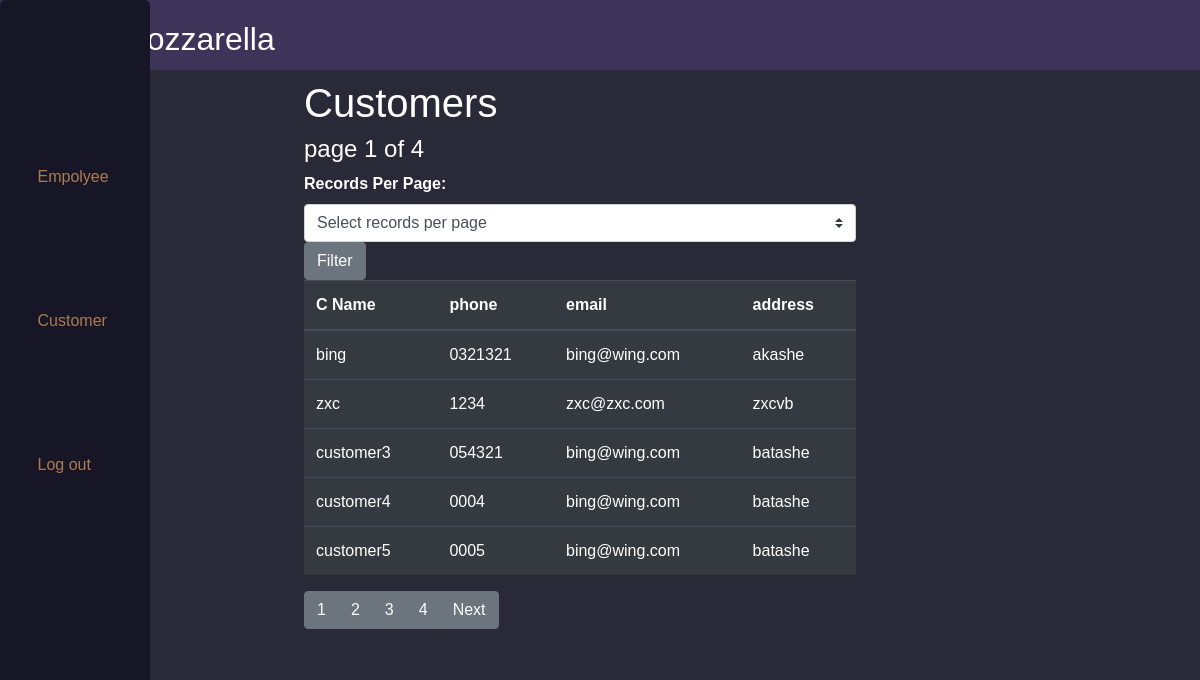
/admin_cus.php, run on the app's committed database.
### tables this page shows
CREATE TABLE `customers` (
  `id` int(5) NOT NULL,
  `cus_name` varchar(60) NOT NULL,
  `cus_phone_number` varchar(14) NOT NULL,
  `cus_password` varchar(60) NOT NULL,
  `cus_email` varchar(60) NOT NULL,
  `cus_address` text NOT NULL,
  `cus_total_spending` int(6) DEFAULT NULL
);

### admin_cus.php (the view, shortened to what this page needs)
<?php
require "includes/db_connect.inc.php";
$i = 0;
$j = 5;
$sql = "select cus_name, cus_phone_number, cus_email, cus_address from customers LIMIT $i, $j;";
$result = mysqli_query($conn, $sql);
$sqlTotalRows = "select count(*) as total_rows from customers;";
$rowCount = mysqli_fetch_assoc(mysqli_query($conn, $sqlTotalRows));
$pgNmbr = ceil($rowCount['total_rows'] / $j);
?>
<!DOCTYPE html>
<head>
    <link rel="stylesheet" href="https://cdnjs.cloudflare.com/ajax/libs/font-awesome/5.14.0/css/all.min.css" />
    <link rel="stylesheet" href="https://maxcdn.bootstrapcdn.com/bootstrap/4.5.2/css/bootstrap.min.css">
    <link rel="stylesheet" href="CSS/adminStyle.css">
</head>
<body class="index-pages">
    <header>
        <h2 style="margin-left: 10%;">Mozzarella</h2>
    </header>
<div >
<div class="bar">
      <a href="admin_emp.php?emp=empname&type=admin">Empolyee</a>
      <a href="admin_cus.php?emp=empname&type=admin">Customer</a>
      <a href="logout.php">Log out</a>
    </div>
    <div class="columns">
        <div class="admin_pages">
          <h1>Customers</h1>
          <h4>page <?php echo ($i/$j)+1; ?> of <?php echo $pgNmbr; ?> </h4>
          <div class="per_page_control ">
            <label style="color:white; font-weight: bold;">Records Per Page: </label>
            <form action="<?php echo $_SERVER['PHP_SELF']; ?>" method="post">
          <select name="records_per_page" class="custom-select">
            <option value="" disabled selected>Select records per page</option>
          </select>
          <button type="submit" name="perpg_btn" class="btn btn-secondary" value="submit">Filter</button>
          <table class="table table-dark">
              <thead>
                <tr>
                  <th>C Name</th>
                  <th>phone</th>
                  <th>email</th>
                  <th>address</th>
                </tr>
              </thead>
              <tbody>
                <?php while($row = mysqli_fetch_assoc($result)){ ?>
                  <tr>
                    <td><?php echo $row['cus_name']; ?></td>
                    <td><?php echo $row['cus_phone_number']; ?></td>
                    <td><?php echo $row['cus_email']; ?></td>
                    <td><?php echo $row['cus_address']; ?></td>
                  </tr>
                <?php } ?>
              </tbody>
            </table>
            <div class="pagination_btns btn-group"  align="center">
              <?php if($pgNmbr > 1) { for ($p=0; $p<$pgNmbr; $p++) { ?>
                <button type="submit" class="btn btn-secondary" name="pg_btn" value="<?php echo ($p*$j); ?>"><?php echo ($p+1); ?></button>
              <?php } } ?>
              <?php if($i < ($rowCount['total_rows'] - $j)){ ?>
                <button type="submit" class="btn btn-secondary" name="next_btn" value="<?php echo ($i+$j); ?>"> Next </button>
              <?php } ?>
            </div>
        </form>
        </div>
</div>
</body>
</html>

### CSS/adminStyle.css (style rules this page uses)
.index-pages { padding: 0; margin: 0; background-color: #292938; font-family: sans-serif; color: white; }
.admin_pages { margin-top: 10%; }
.columns { width: 50%; float: left; margin-left: 280px; padding: 2%; }
.columns:after { content: ""; display: block; clear: both; }
.bar { background-color: #171626; width: 150px; position: fixed; height: 100%; float: left; border-radius: 5px; }
.bar a { display: block; padding:25%; padding-top: 40%; padding-bottom: 40%; text-decoration: none; color:rgb(173, 123, 82); border-radius: 2px; }
.bar a:first-child { margin-top: 70%; }
header { background:#3e345a; color:#ffffff; padding-top:20px; min-height:70px; overflow: hidden; position: fixed; width: 100%; }

### data on the page
customers: cus_name "bing", cus_phone_number "0321321", cus_email "bing@wing.com", cus_address "akashe"
customers: cus_name "zxc", cus_phone_number "1234", cus_email "zxc@zxc.com", cus_address "zxcvb"
customers: cus_name "customer3", cus_phone_number "054321", cus_email "bing@wing.com", cus_address "batashe"
customers: cus_name "customer4", cus_phone_number "0004", cus_email "bing@wing.com", cus_address "batashe"
customers: cus_name "customer5", cus_phone_number "0005", cus_email "bing@wing.com", cus_address "batashe"

### other printed values
$pgNmbr "4"
